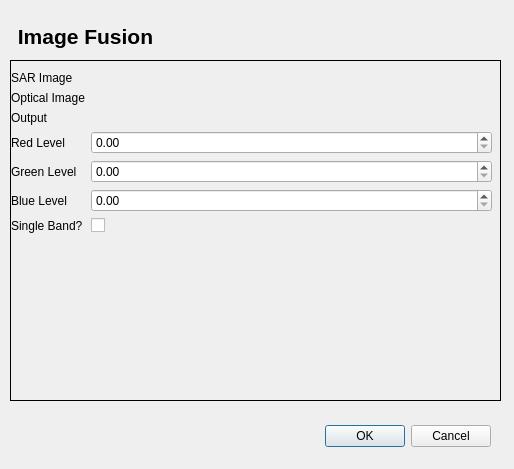
<?xml version="1.0" encoding="UTF-8"?>
<ui version="4.0">
 <class>ImageFusionDialogBase</class>
 <widget class="QDialog" name="ImageFusionDialogBase">
  <property name="geometry">
   <rect>
    <x>0</x>
    <y>0</y>
    <width>514</width>
    <height>469</height>
   </rect>
  </property>
  <property name="windowTitle">
   <string>Image Fusion</string>
  </property>
  <widget class="QDialogButtonBox" name="button_box">
   <property name="geometry">
    <rect>
     <x>50</x>
     <y>420</y>
     <width>441</width>
     <height>32</height>
    </rect>
   </property>
   <property name="orientation">
    <enum>Qt::Horizontal</enum>
   </property>
   <property name="standardButtons">
    <set>QDialogButtonBox::Cancel|QDialogButtonBox::Ok</set>
   </property>
  </widget>
  <widget class="QStackedWidget" name="stackedWidget">
   <property name="geometry">
    <rect>
     <x>10</x>
     <y>60</y>
     <width>491</width>
     <height>341</height>
    </rect>
   </property>
   <property name="frameShape">
    <enum>QFrame::Box</enum>
   </property>
   <widget class="QWidget" name="page">
    <widget class="QWidget" name="formLayoutWidget">
     <property name="geometry">
      <rect>
       <x>0</x>
       <y>10</y>
       <width>481</width>
       <height>351</height>
      </rect>
     </property>
     <layout class="QFormLayout" name="formLayout">
      <item row="0" column="0">
       <widget class="QLabel" name="label">
        <property name="text">
         <string>SAR Image</string>
        </property>
       </widget>
      </item>
      <item row="2" column="0">
       <widget class="QLabel" name="label_2">
        <property name="text">
         <string>Output</string>
        </property>
       </widget>
      </item>
      <item row="2" column="1">
       <widget class="QgsFileWidget" name="outputQgsFileWidget">
        <property name="storageMode">
         <enum>QgsFileWidget::SaveFile</enum>
        </property>
       </widget>
      </item>
      <item row="1" column="0">
       <widget class="QLabel" name="label_3">
        <property name="text">
         <string>Optical Image</string>
        </property>
       </widget>
      </item>
      <item row="3" column="0">
       <widget class="QLabel" name="label_4">
        <property name="text">
         <string>Red Level</string>
        </property>
       </widget>
      </item>
      <item row="3" column="1">
       <widget class="QgsDoubleSpinBox" name="redLevelQgsDoubleSpinBox">
        <property name="maximum">
         <double>1.000000000000000</double>
        </property>
        <property name="singleStep">
         <double>0.100000000000000</double>
        </property>
       </widget>
      </item>
      <item row="4" column="0">
       <widget class="QLabel" name="label_5">
        <property name="text">
         <string>Green Level</string>
        </property>
       </widget>
      </item>
      <item row="5" column="0">
       <widget class="QLabel" name="label_6">
        <property name="text">
         <string>Blue Level</string>
        </property>
       </widget>
      </item>
      <item row="4" column="1">
       <widget class="QgsDoubleSpinBox" name="greenLevelQgsDoubleSpinBox">
        <property name="maximum">
         <double>1.000000000000000</double>
        </property>
        <property name="singleStep">
         <double>0.100000000000000</double>
        </property>
       </widget>
      </item>
      <item row="5" column="1">
       <widget class="QgsDoubleSpinBox" name="blueLevelQgsDoubleSpinBox">
        <property name="maximum">
         <double>1.000000000000000</double>
        </property>
        <property name="singleStep">
         <double>0.100000000000000</double>
        </property>
       </widget>
      </item>
      <item row="1" column="1">
       <widget class="QgsFileWidget" name="opticalQgsFileWidget"/>
      </item>
      <item row="0" column="1">
       <widget class="QgsFileWidget" name="sarQgsFileWidget"/>
      </item>
      <item row="6" column="1">
       <widget class="QCheckBox" name="singleBandCheckBox">
        <property name="text">
         <string/>
        </property>
       </widget>
      </item>
      <item row="6" column="0">
       <widget class="QLabel" name="label_7">
        <property name="text">
         <string>Single Band?</string>
        </property>
       </widget>
      </item>
     </layout>
    </widget>
   </widget>
   <widget class="QWidget" name="page_2"/>
  </widget>
  <widget class="QLabel" name="title_label">
   <property name="geometry">
    <rect>
     <x>0</x>
     <y>20</y>
     <width>171</width>
     <height>33</height>
    </rect>
   </property>
   <property name="text">
    <string>&lt;!DOCTYPE HTML PUBLIC &quot;-//W3C//DTD HTML 4.0//EN&quot; &quot;http://www.w3.org/TR/REC-html40/strict.dtd&quot;&gt;
&lt;html&gt;&lt;head&gt;&lt;meta name=&quot;qrichtext&quot; content=&quot;1&quot; /&gt;&lt;style type=&quot;text/css&quot;&gt;
p, li { white-space: pre-wrap; }
&lt;/style&gt;&lt;/head&gt;&lt;body style=&quot; font-family:'MS Shell Dlg 2'; font-size:8pt; font-weight:400; font-style:normal;&quot;&gt;
&lt;p style=&quot; margin-top:0px; margin-bottom:0px; margin-left:0px; margin-right:0px; -qt-block-indent:0; text-indent:0px;&quot;&gt;&lt;span style=&quot; font-family:'Sans Serif'; font-size:16pt; font-weight:600;&quot;&gt;Image Fusion&lt;/span&gt;&lt;/p&gt;&lt;/body&gt;&lt;/html&gt;</string>
   </property>
   <property name="alignment">
    <set>Qt::AlignCenter</set>
   </property>
  </widget>
  <zorder>stackedWidget</zorder>
  <zorder>button_box</zorder>
  <zorder>title_label</zorder>
 </widget>
 <customwidgets>
  <customwidget>
   <class>QgsDoubleSpinBox</class>
   <extends>QDoubleSpinBox</extends>
   <header>qgsdoublespinbox.h</header>
  </customwidget>
  <customwidget>
   <class>QgsFileWidget</class>
   <extends>QWidget</extends>
   <header>qgsfilewidget.h</header>
  </customwidget>
 </customwidgets>
 <resources/>
 <connections>
  <connection>
   <sender>button_box</sender>
   <signal>accepted()</signal>
   <receiver>ImageFusionDialogBase</receiver>
   <slot>accept()</slot>
   <hints>
    <hint type="sourcelabel">
     <x>20</x>
     <y>20</y>
    </hint>
    <hint type="destinationlabel">
     <x>20</x>
     <y>20</y>
    </hint>
   </hints>
  </connection>
  <connection>
   <sender>button_box</sender>
   <signal>rejected()</signal>
   <receiver>ImageFusionDialogBase</receiver>
   <slot>reject()</slot>
   <hints>
    <hint type="sourcelabel">
     <x>20</x>
     <y>20</y>
    </hint>
    <hint type="destinationlabel">
     <x>20</x>
     <y>20</y>
    </hint>
   </hints>
  </connection>
 </connections>
</ui>
